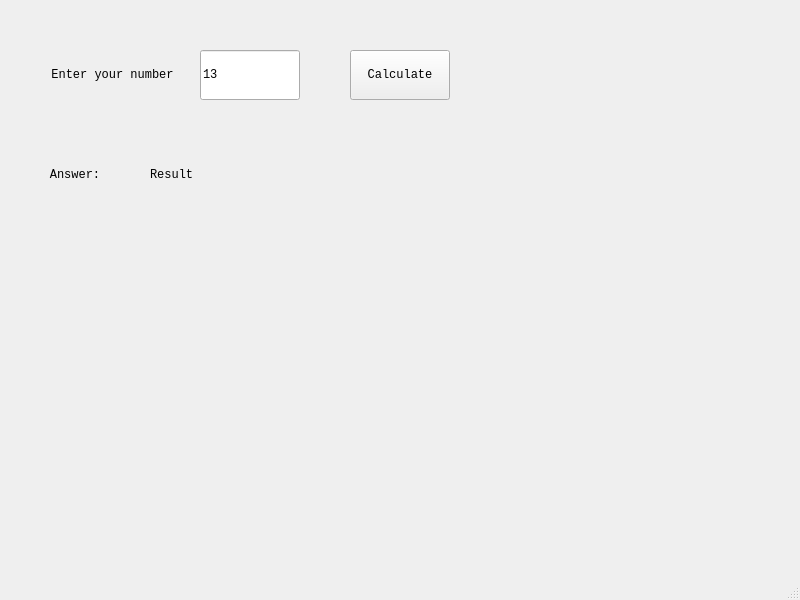
<?xml version="1.0" encoding="UTF-8"?>
<ui version="4.0">
 <class>MainWindow</class>
 <widget class="QMainWindow" name="MainWindow">
  <property name="geometry">
   <rect>
    <x>0</x>
    <y>0</y>
    <width>800</width>
    <height>600</height>
   </rect>
  </property>
  <property name="windowTitle">
   <string>MainWindow</string>
  </property>
  <widget class="QWidget" name="centralwidget">
   <widget class="QLabel" name="label">
    <property name="geometry">
     <rect>
      <x>25</x>
      <y>50</y>
      <width>175</width>
      <height>50</height>
     </rect>
    </property>
    <property name="font">
     <font>
      <family>Monospace</family>
     </font>
    </property>
    <property name="text">
     <string>Enter your number</string>
    </property>
    <property name="alignment">
     <set>Qt::AlignCenter</set>
    </property>
   </widget>
   <widget class="QLabel" name="label_2">
    <property name="geometry">
     <rect>
      <x>25</x>
      <y>150</y>
      <width>100</width>
      <height>50</height>
     </rect>
    </property>
    <property name="font">
     <font>
      <family>Monospace</family>
     </font>
    </property>
    <property name="text">
     <string>Answer:</string>
    </property>
    <property name="alignment">
     <set>Qt::AlignCenter</set>
    </property>
   </widget>
   <widget class="QLineEdit" name="lineEdit">
    <property name="geometry">
     <rect>
      <x>200</x>
      <y>50</y>
      <width>100</width>
      <height>50</height>
     </rect>
    </property>
    <property name="font">
     <font>
      <family>Monospace</family>
     </font>
    </property>
    <property name="text">
     <string>13</string>
    </property>
   </widget>
   <widget class="QLabel" name="answer">
    <property name="geometry">
     <rect>
      <x>150</x>
      <y>150</y>
      <width>500</width>
      <height>50</height>
     </rect>
    </property>
    <property name="font">
     <font>
      <family>Monospace</family>
     </font>
    </property>
    <property name="text">
     <string>Result</string>
    </property>
    <property name="alignment">
     <set>Qt::AlignLeading|Qt::AlignLeft|Qt::AlignVCenter</set>
    </property>
   </widget>
   <widget class="QPushButton" name="calculation">
    <property name="geometry">
     <rect>
      <x>350</x>
      <y>50</y>
      <width>100</width>
      <height>50</height>
     </rect>
    </property>
    <property name="font">
     <font>
      <family>Monospace</family>
     </font>
    </property>
    <property name="text">
     <string>Calculate</string>
    </property>
   </widget>
  </widget>
  <widget class="QMenuBar" name="menubar">
   <property name="geometry">
    <rect>
     <x>0</x>
     <y>0</y>
     <width>800</width>
     <height>22</height>
    </rect>
   </property>
  </widget>
  <widget class="QStatusBar" name="statusbar"/>
 </widget>
 <resources/>
 <connections/>
</ui>
